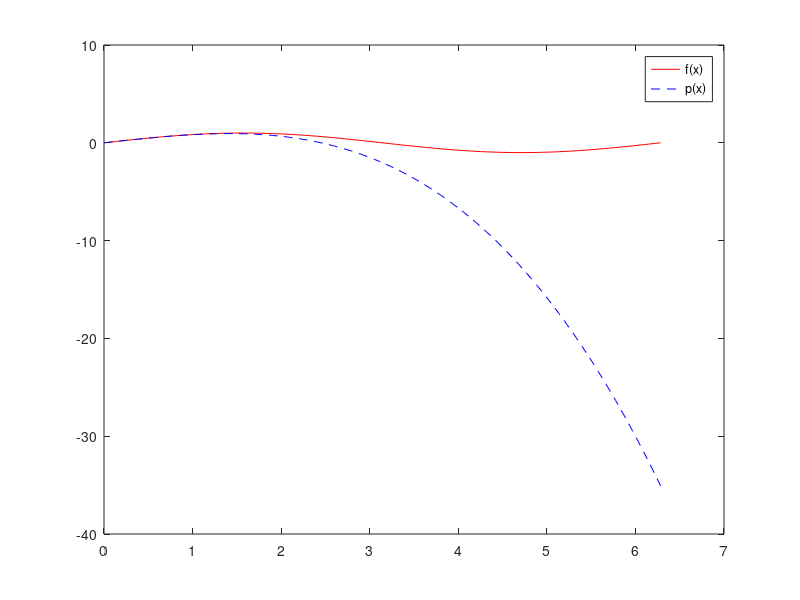
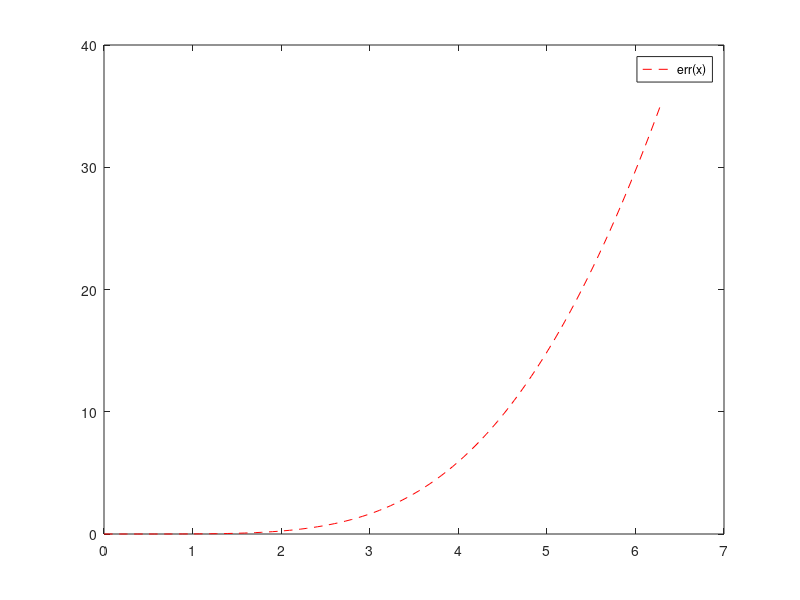
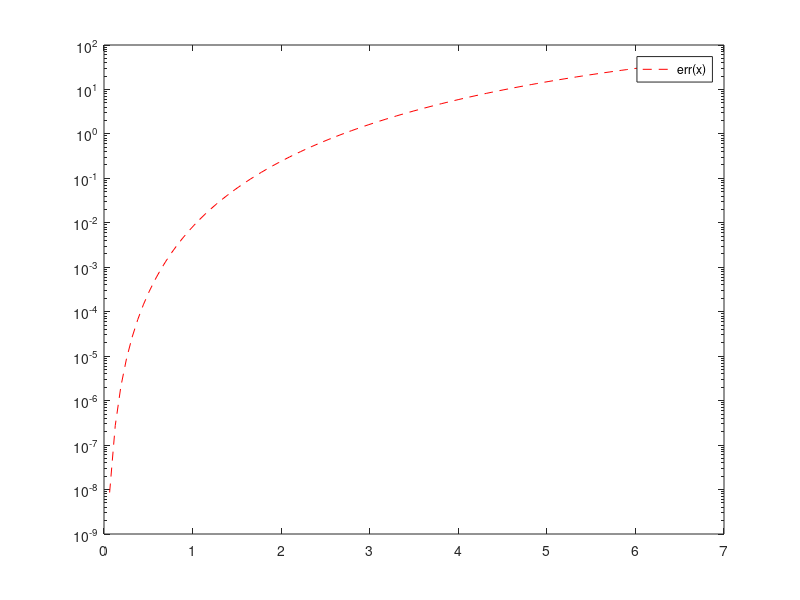

Here is the MATLAB script that generated these plots, in order:
% DATI
f = @(x) sin(x);
p = @(x) x - ((x.^3)/6);
x = linspace(0, 2*pi);
err = @(x) abs(f(x)-p(x));

% PUNTO 1
figure(1)
title("f e p sul piano cartesiano")
plot(x, f(x), '-r');
hold on
plot(x, p(x), '--b');
legend("f(x)", "p(x)");

% PUNTO 2
figure(2)
title("Errore tra f e p sul piano cartesiano")
plot(x, err(x), '--r');
legend("err(x)")

% PUNTO 3
figure(3)
title("Errore tra f e p sul piano cartesiano in scala semilogaritmica")
semilogy(x, err(x), '--r');
legend("err(x)")

